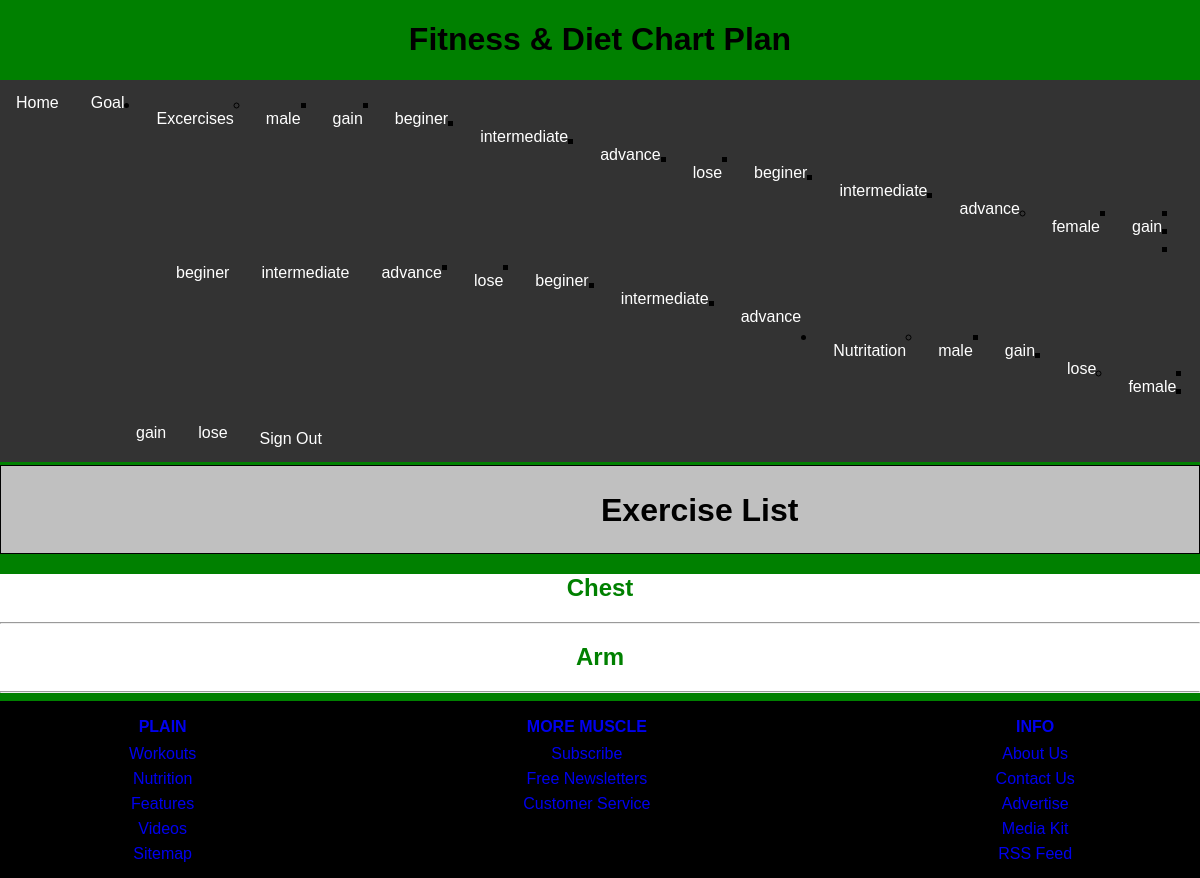
The page /excercise/male/gain/beginer/ (signed in) on the database as committed earlier.
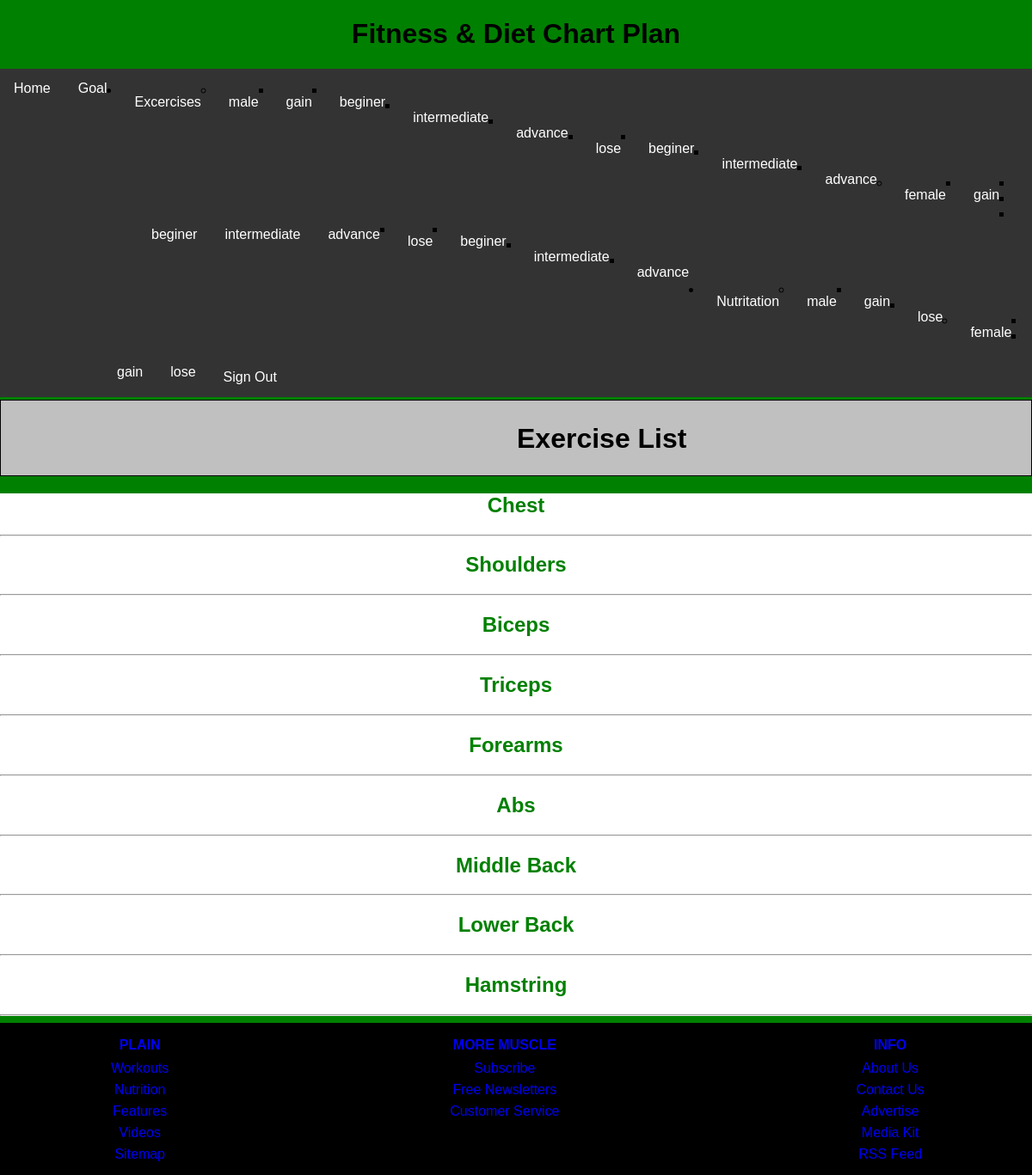
The same page on the database as committed later.
### fitness/models.py (models this page shows, shortened)
class BodyPart(models.Model):
    name = models.CharField(max_length=255)

### fitness/views.py (the view)
# urls.py: path('excercise/<gender>/<fitness_plan>/<fitness_level>/',views.get_excercise_list, name='get_excercise_list'),
@login_required(login_url='/login/')
def get_excercise_list(request, gender, fitness_plan, fitness_level):
    print(gender, fitness_plan, fitness_level)
    body_parts = BodyPart.objects.filter(
        pk__in=BodyPartExcercise.objects.filter(
            gender=gender,
            fitness_plan=fitness_plan,
            fitness_level=fitness_level
        ).values('body_part')
    )
    return render(request, 'show_excercise.html', {
        'gender': gender,
        'fitness_plan': fitness_plan,
        'fitness_level': fitness_level,
        'body_parts': body_parts
    })

### fitness/templatetags/load_header.py (called while the page is built)
@register.inclusion_tag('excercise_header.html')
def load_excercises():
    data = {
        'genders' : list(dict(Gender.options).values()),
        'fitness_plans' : list(dict(FitnessPlan.options).values()),
        'fitness_levels' : list(dict(FitnessLevel.options).values()),
    }
    print(data)
    return data

@register.inclusion_tag('diet_header.html')
def load_diet():
    data = {
        'genders' : list(dict(Gender.options).values()),
        'fitness_plans' : list(dict(FitnessPlan.options).values()),
    }
    return data

### fitness/templates/show_excercise.html (shortened to what this page needs)
{% extends 'base.html' %}
{% block body %}
     <div class="login"><h1>Exercise List</h1> </div>
<div class="showmeal  ">
    {% for body_part in body_parts %}
    <a href="/excercise/{{ gender }}/{{ fitness_plan }}/{{ fitness_level}}/{{ body_part.pk }}/">
        <center>
            <font color="green">
                <h2>{{ body_part.name }}</h2>
            </font>
        </center>
    </a>
    <hr>
    {% endfor %}
</div>
{% endblock body %}

Rows that differ between the two databases and show on the page:
removed BodyPart: name "Arm"
added BodyPart: name "Shoulders"
added BodyPart: name "Biceps"
added BodyPart: name "Triceps"
added BodyPart: name "Forearms"
added BodyPart: name "Abs"
added BodyPart: name "Middle Back"
added BodyPart: name "Lower Back"
added BodyPart: name "Hamstring"
